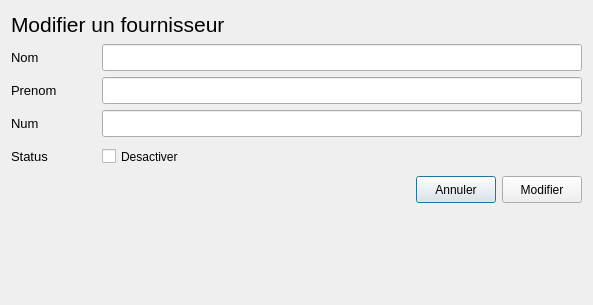
<?xml version="1.0" encoding="UTF-8"?>
<ui version="4.0">
 <class>Dialog</class>
 <widget class="QDialog" name="Dialog">
  <property name="geometry">
   <rect>
    <x>0</x>
    <y>0</y>
    <width>593</width>
    <height>305</height>
   </rect>
  </property>
  <property name="windowTitle">
   <string>Dialog</string>
  </property>
  <layout class="QGridLayout" name="gridLayout">
   <item row="0" column="0">
    <layout class="QVBoxLayout" name="verticalLayout">
     <item>
      <layout class="QHBoxLayout" name="horizontalLayout_6">
       <item>
        <widget class="QLabel" name="label_5">
         <property name="minimumSize">
          <size>
           <width>85</width>
           <height>27</height>
          </size>
         </property>
         <property name="font">
          <font>
           <pointsize>16</pointsize>
          </font>
         </property>
         <property name="text">
          <string>Modifier un fournisseur</string>
         </property>
         <property name="margin">
          <number>0</number>
         </property>
        </widget>
       </item>
      </layout>
     </item>
     <item>
      <layout class="QHBoxLayout" name="horizontalLayout">
       <item>
        <widget class="QLabel" name="label">
         <property name="minimumSize">
          <size>
           <width>85</width>
           <height>27</height>
          </size>
         </property>
         <property name="maximumSize">
          <size>
           <width>85</width>
           <height>16777215</height>
          </size>
         </property>
         <property name="font">
          <font>
           <pointsize>10</pointsize>
          </font>
         </property>
         <property name="text">
          <string>Nom</string>
         </property>
        </widget>
       </item>
       <item>
        <widget class="QLineEdit" name="lineEdit">
         <property name="minimumSize">
          <size>
           <width>220</width>
           <height>27</height>
          </size>
         </property>
         <property name="font">
          <font>
           <pointsize>10</pointsize>
          </font>
         </property>
        </widget>
       </item>
      </layout>
     </item>
     <item>
      <layout class="QHBoxLayout" name="horizontalLayout_2">
       <item>
        <widget class="QLabel" name="label_2">
         <property name="minimumSize">
          <size>
           <width>85</width>
           <height>27</height>
          </size>
         </property>
         <property name="maximumSize">
          <size>
           <width>85</width>
           <height>16777215</height>
          </size>
         </property>
         <property name="font">
          <font>
           <pointsize>10</pointsize>
          </font>
         </property>
         <property name="text">
          <string>Prenom</string>
         </property>
        </widget>
       </item>
       <item>
        <widget class="QLineEdit" name="prenom_lineEdit">
         <property name="minimumSize">
          <size>
           <width>220</width>
           <height>27</height>
          </size>
         </property>
         <property name="font">
          <font>
           <pointsize>10</pointsize>
          </font>
         </property>
        </widget>
       </item>
      </layout>
     </item>
     <item>
      <layout class="QHBoxLayout" name="horizontalLayout_3">
       <item>
        <widget class="QLabel" name="label_3">
         <property name="minimumSize">
          <size>
           <width>85</width>
           <height>27</height>
          </size>
         </property>
         <property name="maximumSize">
          <size>
           <width>85</width>
           <height>16777215</height>
          </size>
         </property>
         <property name="font">
          <font>
           <pointsize>10</pointsize>
          </font>
         </property>
         <property name="text">
          <string>Num</string>
         </property>
        </widget>
       </item>
       <item>
        <widget class="QLineEdit" name="num_lineEdit">
         <property name="minimumSize">
          <size>
           <width>220</width>
           <height>27</height>
          </size>
         </property>
         <property name="font">
          <font>
           <pointsize>10</pointsize>
          </font>
         </property>
        </widget>
       </item>
      </layout>
     </item>
     <item>
      <layout class="QHBoxLayout" name="horizontalLayout_4">
       <item>
        <widget class="QLabel" name="label_4">
         <property name="minimumSize">
          <size>
           <width>85</width>
           <height>27</height>
          </size>
         </property>
         <property name="maximumSize">
          <size>
           <width>85</width>
           <height>16777215</height>
          </size>
         </property>
         <property name="font">
          <font>
           <pointsize>10</pointsize>
          </font>
         </property>
         <property name="text">
          <string>Status</string>
         </property>
        </widget>
       </item>
       <item>
        <widget class="QCheckBox" name="status_checkBox">
         <property name="minimumSize">
          <size>
           <width>220</width>
           <height>27</height>
          </size>
         </property>
         <property name="text">
          <string>Desactiver</string>
         </property>
        </widget>
       </item>
      </layout>
     </item>
     <item>
      <layout class="QHBoxLayout" name="horizontalLayout_5">
       <item>
        <spacer name="horizontalSpacer">
         <property name="orientation">
          <enum>Qt::Horizontal</enum>
         </property>
         <property name="sizeHint" stdset="0">
          <size>
           <width>40</width>
           <height>20</height>
          </size>
         </property>
        </spacer>
       </item>
       <item>
        <widget class="QPushButton" name="annuler_pushButton">
         <property name="minimumSize">
          <size>
           <width>70</width>
           <height>27</height>
          </size>
         </property>
         <property name="text">
          <string>Annuler</string>
         </property>
        </widget>
       </item>
       <item>
        <widget class="QPushButton" name="modifier_pushButton">
         <property name="minimumSize">
          <size>
           <width>70</width>
           <height>27</height>
          </size>
         </property>
         <property name="text">
          <string>Modifier</string>
         </property>
        </widget>
       </item>
      </layout>
     </item>
    </layout>
   </item>
   <item row="1" column="0">
    <spacer name="verticalSpacer">
     <property name="orientation">
      <enum>Qt::Vertical</enum>
     </property>
     <property name="sizeHint" stdset="0">
      <size>
       <width>20</width>
       <height>72</height>
      </size>
     </property>
    </spacer>
   </item>
  </layout>
 </widget>
 <resources/>
 <connections/>
</ui>
